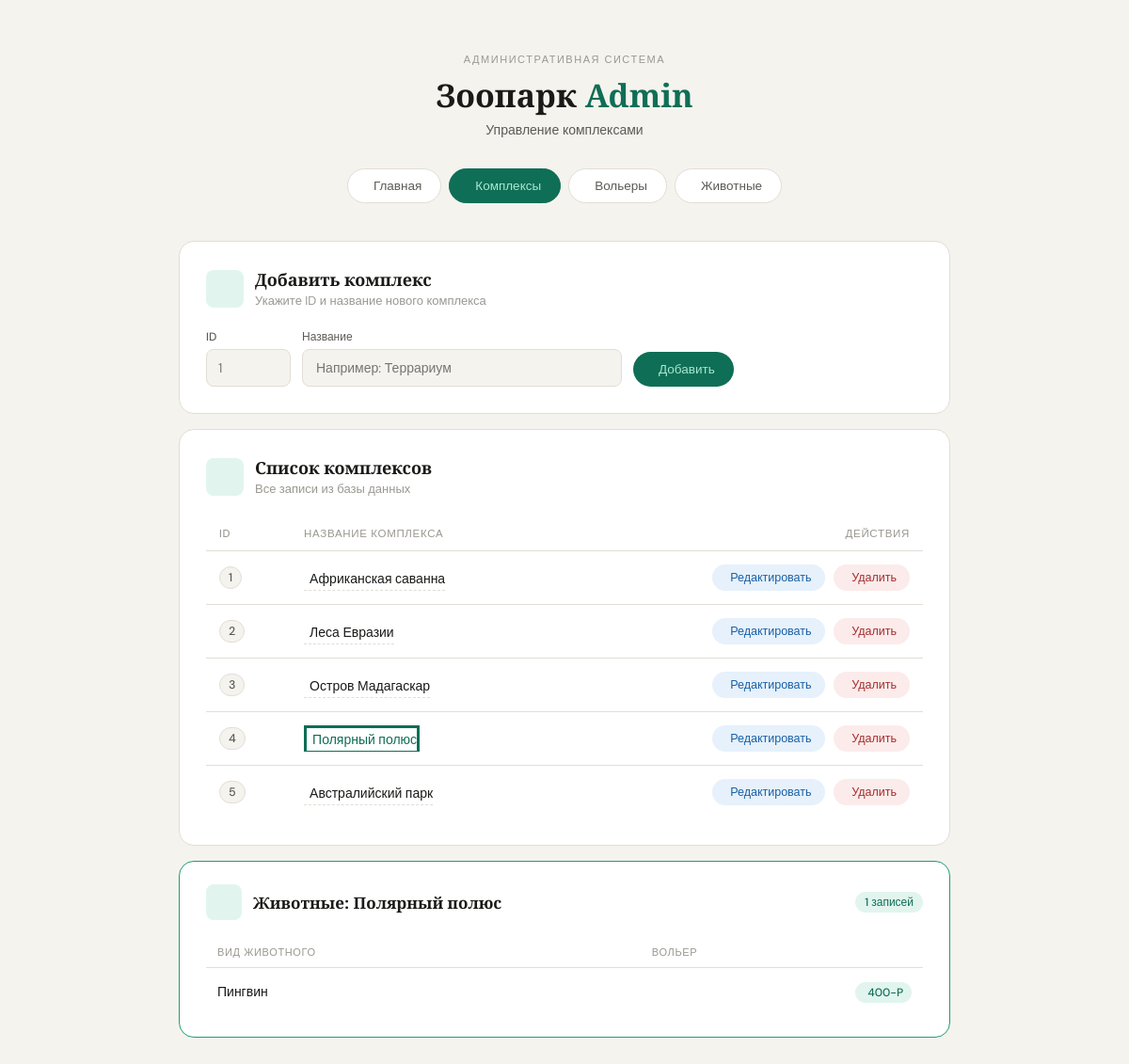
Screenshot of /complexes.php?show_complex=Полярный+полюс with the database file from the repository.
### tables this page shows
CREATE TABLE `complexes` (
  `id_complexes` int(11) NOT NULL,
  `complex_name` varchar(45) NOT NULL
);

CREATE TABLE `animal_species` (
  `id_specie` int(11) NOT NULL,
  `family` varchar(45) NOT NULL,
  `continent` varchar(45) NOT NULL,
  `daily_food` decimal(6,2) NOT NULL,
  `species_name` varchar(45) NOT NULL
);

CREATE TABLE `rooms` (
  `id_room` int(11) NOT NULL,
  `room_number` varchar(45) NOT NULL,
  `has_water` tinyint(1) NOT NULL,
  `has_heating` tinyint(1) NOT NULL,
  `id_complexes` int(11) NOT NULL,
  `total_animals` int(11) NOT NULL
);

### complexes.php (the view, shortened to what this page needs)
<?php
require_once 'login.php';
try {
    $pdo = new PDO($attr, $user, $pass, $opts);
    $edit_row = null;
    $query = "SELECT * FROM complexes ORDER BY id_complexes ASC";
    $result = $pdo->query($query);
    $selected_complex = null;
    $animals_in_complex = null;
    if (isset($_GET['show_complex']) && $_GET['show_complex'] !== '') {
        $selected_complex = trim($_GET['show_complex']);
        $stmt = $pdo->prepare("CALL show_animals_in_complex(?)");
        $stmt->execute([$selected_complex]);
        $animals_in_complex = $stmt->fetchAll();
    }
} catch (PDOException $e) {
    die("Ошибка СУБД: " . $e->getMessage());
}
?>
<!DOCTYPE html>
<html lang="ru">
<head>
    <link rel="stylesheet" href="https://cdn.jsdelivr.net/npm/@tabler/icons-webfont@latest/dist/tabler-icons.min.css">
</head>
<body>
<header class="site-header">
    <div class="eyebrow">Административная система</div>
    <h1 class="site-title">Зоопарк <em>Admin</em></h1>
    <p class="site-sub">Управление комплексами</p>
</header>
<nav>
    <a href="index.php"     class="nav-btn"><i class="ti ti-layout-dashboard"></i> Главная</a>
    <a href="complexes.php" class="nav-btn active"><i class="ti ti-building-estate"></i> Комплексы</a>
    <a href="rooms.php"     class="nav-btn"><i class="ti ti-door"></i> Вольеры</a>
    <a href="animals.php" class="nav-btn"><i class="ti ti-paw"></i> Животные</a>
</nav>
<main class="content">
    <?php if ($edit_row): ?>
        <div class="card card-edit">
            <div class="card-header">
                <div class="card-icon icon-blue"><i class="ti ti-edit"></i></div>
                <div>
                    <div class="card-title">Редактировать комплекс</div>
                    <div class="card-subtitle">ID: <?= htmlspecialchars($edit_row['id_complexes']) ?></div>
                </div>
            </div>
            <form method="POST" action="complexes.php">
                <input type="hidden" name="edit_id" value="<?= htmlspecialchars($edit_row['id_complexes']) ?>">
                <div class="form-row">
                    <div class="field-group">
                        <label class="field-label">Название комплекса</label>
                        <input class="input-name-edit" type="text" name="new_complex_name"
                               value="<?= htmlspecialchars($edit_row['complex_name']) ?>" required>
                    </div>
                    <button type="submit" name="edit_complex" class="btn-submit btn-submit-blue">
                        <i class="ti ti-device-floppy"></i> Сохранить
                    </button>
                    <a href="complexes.php" class="btn-cancel">
                        <i class="ti ti-x"></i> Отмена
                    </a>
                </div>
            </form>
        </div>
    <?php else: ?>
        <div class="card">
            <div class="card-header">
                <div class="card-icon icon-green"><i class="ti ti-plus"></i></div>
                <div>
                    <div class="card-title">Добавить комплекс</div>
                    <div class="card-subtitle">Укажите ID и название нового комплекса</div>
                </div>
            </div>
            <form method="POST" action="complexes.php">
                <div class="form-row">
                    <div class="field-group">
                        <label class="field-label">ID</label>
                        <input class="input-id" type="number" name="custom_id" placeholder="1" min="1" required>
                    </div>
                    <div class="field-group">
                        <label class="field-label">Название</label>
                        <input class="input-name" type="text" name="complex_name" placeholder="Например: Террариум" required>
                    </div>
                    <button type="submit" name="add_complex" class="btn-submit">
                        <i class="ti ti-plus"></i> Добавить
                    </button>
                </div>
            </form>
        </div>
    <?php endif; ?>
    <div class="card">
        <div class="card-header">
            <div class="card-icon icon-green"><i class="ti ti-building-community"></i></div>
            <div>
                <div class="card-title">Список комплексов</div>
                <div class="card-subtitle">Все записи из базы данных</div>
            </div>
        </div>
        <div class="table-wrap">
            <table>
                <thead>
                    <tr>
                        <th>ID</th>
                        <th>Название комплекса</th>
                        <th>Действия</th>
                    </tr>
                </thead>
                <tbody>
                    <?php $has_rows = false; while ($row = $result->fetch()): $has_rows = true; ?>
                        <tr>
                            <td><span class="id-badge"><?= htmlspecialchars($row['id_complexes']) ?></span></td>
                            <td>
                                <?php
                                    $is_active = ($selected_complex === $row['complex_name']);
                                    $href = $is_active
                                        ? 'complexes.php'
                                        : 'complexes.php?show_complex=' . urlencode($row['complex_name']);
                                ?>
                                <a href="<?= $href ?>"
                                   class="complex-link <?= $is_active ? 'active-complex' : '' ?>">
                                    <?= htmlspecialchars($row['complex_name']) ?>
                                </a>
                            </td>
                            <td>
                                <a href="complexes.php?action=edit&id=<?= $row['id_complexes'] ?>" class="action-btn btn-edit-row">
                                    <i class="ti ti-edit"></i> Редактировать
                                </a>
                                <a href="complexes.php?delete_id=<?= $row['id_complexes'] ?>"
                                   class="action-btn btn-delete-row"
                                   onclick="return confirm('Удалить комплекс «<?= htmlspecialchars($row['complex_name']) ?>»?')">
                                    <i class="ti ti-trash"></i> Удалить
                                </a>
                            </td>
                        </tr>
                    <?php endwhile; ?>
                </tbody>
            </table>
        </div>
    </div>
    <?php if ($animals_in_complex !== null): ?>
    <div class="animals-result-card">
        <div class="animals-result-header">
            <div class="result-icon"><i class="ti ti-paw"></i></div>
            <div>
                <div class="result-title">Животные: <?= htmlspecialchars($selected_complex) ?></div>
            </div>
            <span class="result-count"><?= count($animals_in_complex) ?> записей</span>
        </div>
        <?php if (!empty($animals_in_complex)): ?>
        <table class="result-table">
            <thead>
                <tr>
                    <th>Вид животного</th>
                    <th>Вольер</th>
                </tr>
            </thead>
            <tbody>
                <?php foreach ($animals_in_complex as $a): ?>
                    <tr>
                        <td><?= htmlspecialchars($a['species_name']) ?></td>
                        <td>
                            <span class="tag-room-green">
                                <?= htmlspecialchars($a['room_number']) ?>
                            </span>
                        </td>
                    </tr>
                <?php endforeach; ?>
            </tbody>
        </table>
        <?php endif; ?>
    </div>
    <?php endif; ?>
</main>
</body>
</html>

### rows the page displays
complexes: id_complexes "1", complex_name "Африканская саванна"
complexes: id_complexes "2", complex_name "Леса Евразии"
complexes: id_complexes "3", complex_name "Остров Мадагаскар"
complexes: id_complexes "4", complex_name "Полярный полюс"
complexes: id_complexes "5", complex_name "Австралийский парк"
animal_species: species_name "Пингвин", rooms.room_number "400-P"

### other values shown
$selected_complex "Полярный полюс"
count($animals_in_complex) "1"
